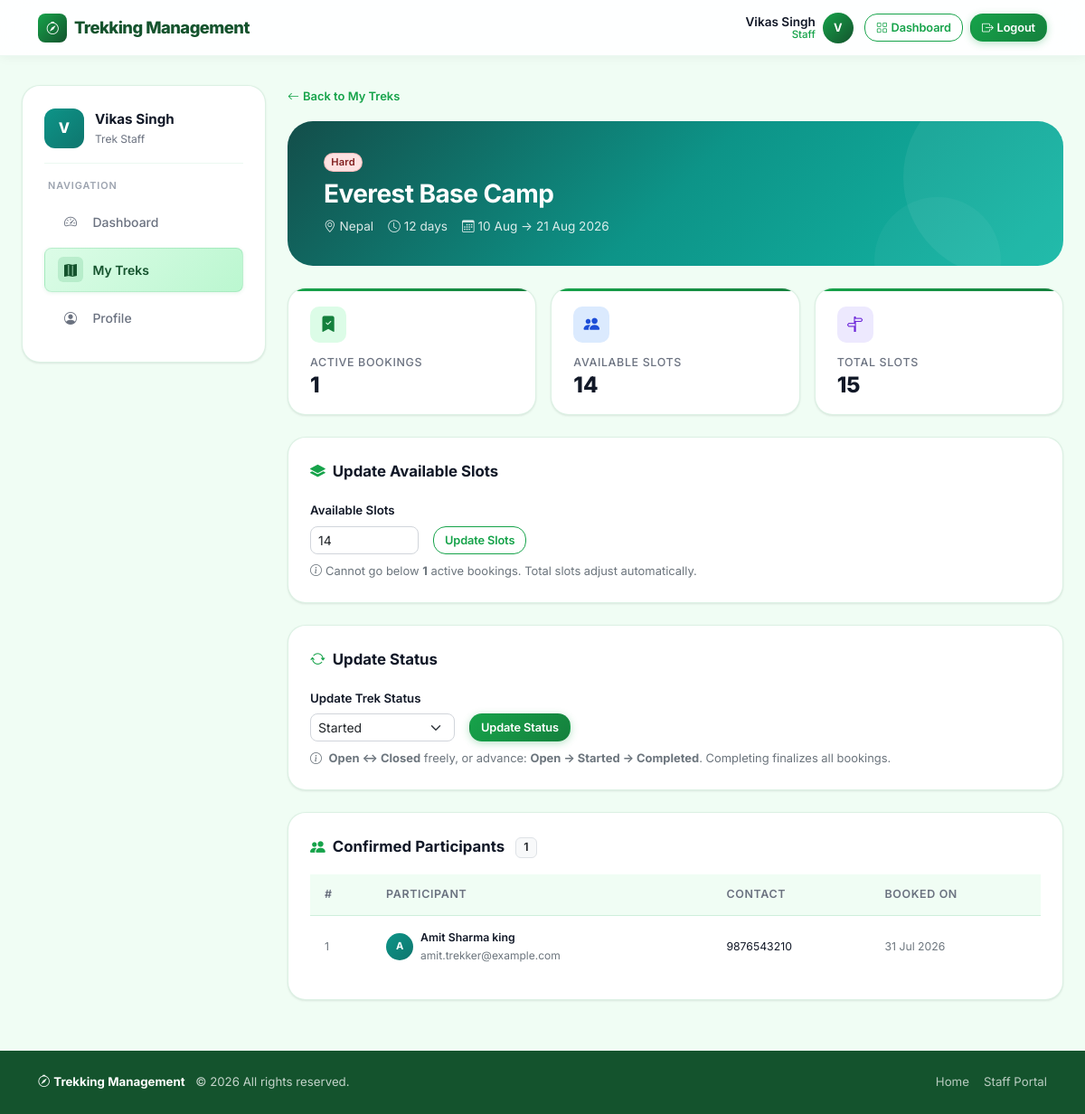
Before: /staff/treks/2 (signed in) with the older database file.
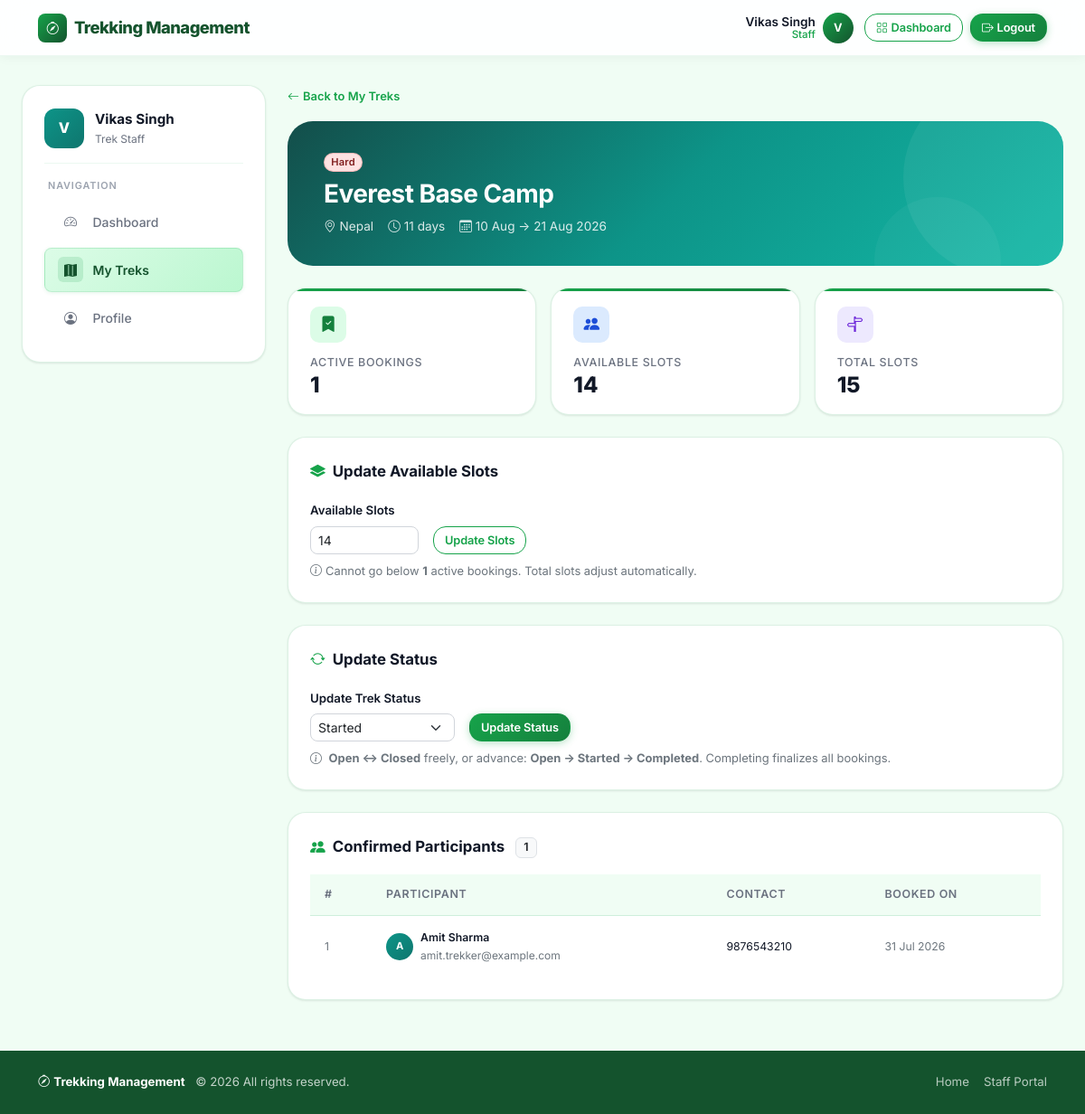
After: the same page with the newer database file.
### trekking_app/models.py (models this page shows, shortened)
class Trek(db.Model):
    __tablename__ = "treks"
    id = db.Column(db.Integer, primary_key=True)
    name = db.Column(db.String(150), nullable=False)
    location = db.Column(db.String(150), nullable=False)
    difficulty = db.Column(db.String(20), nullable=False)
    duration_days = db.Column(db.Integer, nullable=False)
    total_slots = db.Column(db.Integer, nullable=False)
    status = db.Column(db.String(20), nullable=False, default="closed")
    start_date = db.Column(db.Date, nullable=False)
    end_date = db.Column(db.Date, nullable=False)
    description = db.Column(db.Text, nullable=True)
    assigned_staff_id = db.Column(db.Integer, db.ForeignKey("users.id"), nullable=True)
    is_archived = db.Column(db.Boolean, nullable=False, default=False)
    created_at = db.Column(db.DateTime, nullable=False, default=datetime.utcnow)
    updated_at = db.Column(
        db.DateTime,
        nullable=False,
        default=datetime.utcnow,
        onupdate=datetime.utcnow,
    )
    assigned_staff = db.relationship(
        "User",
        back_populates="assigned_treks",
        foreign_keys=[assigned_staff_id],
        lazy="joined",
    )
    bookings = db.relationship("Booking", back_populates="trek", lazy="selectin")
    @property
    def active_booking_count(self):
        return sum(1 for booking in self.bookings if booking.status == "booked")
    @property
    def available_slots(self):
        return max(self.total_slots - self.active_booking_count, 0)

class Booking(db.Model):
    __tablename__ = "bookings"
    __table_args__ = (
        UniqueConstraint("user_id", "trek_id", name="uq_booking_user_trek"),
    )
    id = db.Column(db.Integer, primary_key=True)
    user_id = db.Column(db.Integer, db.ForeignKey("users.id"), nullable=False)
    trek_id = db.Column(db.Integer, db.ForeignKey("treks.id"), nullable=False)
    booking_date = db.Column(db.Date, nullable=False, default=date.today)
    status = db.Column(db.String(20), nullable=False, default="booked")
    created_at = db.Column(db.DateTime, nullable=False, default=datetime.utcnow)
    updated_at = db.Column(
        db.DateTime,
        nullable=False,
        default=datetime.utcnow,
        onupdate=datetime.utcnow,
    )
    user = db.relationship("User", back_populates="bookings", lazy="joined")
    trek = db.relationship("Trek", back_populates="bookings", lazy="joined")

class User(UserMixin, db.Model):
    __tablename__ = "users"
    id = db.Column(db.Integer, primary_key=True)
    full_name = db.Column(db.String(120), nullable=False)
    email = db.Column(db.String(255), unique=True, nullable=False, index=True)
    phone = db.Column(db.String(20), nullable=False)
    password_hash = db.Column(db.String(255), nullable=False)
    role = db.Column(db.String(20), nullable=False, default="user")
    approval_status = db.Column(db.String(20), nullable=False, default="approved")
    is_account_active = db.Column(db.Boolean, nullable=False, default=True)
    is_blacklisted = db.Column(db.Boolean, nullable=False, default=False)
    created_at = db.Column(db.DateTime, nullable=False, default=datetime.utcnow)
    updated_at = db.Column(
        db.DateTime,
        nullable=False,
        default=datetime.utcnow,
        onupdate=datetime.utcnow,
    )
    assigned_treks = db.relationship(
        "Trek",
        back_populates="assigned_staff",
        foreign_keys="Trek.assigned_staff_id",
        lazy="selectin",
    )
    bookings = db.relationship("Booking", back_populates="user", lazy="selectin")
    @property
    def is_staff_member(self):
        return self.role == "staff"
    @property
    def is_approved(self):
        if self.is_staff_member:
            return self.approval_status == "approved"
        return True

### trekking_app/staff/routes.py (the view)
@staff_bp.route("/treks/<int:trek_id>")
@role_required("staff")
def trek_detail(trek_id):
    trek = get_staff_trek_or_404(trek_id)
    participants = (
        Booking.query.filter_by(trek_id=trek.id, status="booked")
        .order_by(Booking.booking_date.asc())
        .all()
    )
    all_bookings = (
        Booking.query.filter_by(trek_id=trek.id)
        .order_by(Booking.booking_date.asc())
        .all()
    )
    status_form = TrekStatusForm()
    allowed_statuses = get_allowed_statuses(trek.status)
    status_form.status.choices = [
        (s, s.capitalize()) for s in allowed_statuses
    ]
    status_form.status.data = trek.status
    slots_form = SlotsUpdateForm()
    slots_form.available_slots.data = trek.available_slots
    return render_template(
        "staff/trek_detail.html",
        current_section="treks",
        trek=trek,
        participants=participants,
        all_bookings=all_bookings,
        status_form=status_form,
        slots_form=slots_form,
    )

### trekking_app/staff/forms.py
class TrekStatusForm(FlaskForm):
    status = SelectField(
        "Update Trek Status",
        choices=[
            ("open", "Open"),
            ("closed", "Closed"),
            ("started", "Started"),
            ("completed", "Completed"),
        ],
        validators=[DataRequired()],
    )
    submit = SubmitField("Update Status")

class SlotsUpdateForm(FlaskForm):
    available_slots = IntegerField(
        "Available Slots",
        validators=[
            DataRequired(message="Please enter a valid number of slots."),
            NumberRange(min=0, message="Available slots cannot be negative."),
        ],
    )
    submit = SubmitField("Update Slots")

### trekking_app/__init__.py (called while the page is built)
@login_manager.user_loader
def load_user(user_id):
    return db.session.get(User, int(user_id))

### trekking_app/staff/routes.py (called while the page is built)
def get_staff_trek_or_404(trek_id):
    trek = db.get_or_404(Trek, trek_id)
    if trek.assigned_staff_id != current_user.id:
        abort(403)
    return trek

def get_allowed_statuses(current_status):
    return VALID_TRANSITIONS.get(current_status, [current_status])

### trekking_app/templates/staff/trek_detail.html (shortened to what the changed rows need)
{% extends "staff/layout.html" %}
{% block staff_content %}
<div class="page-header mb-4" style="background:linear-gradient(135deg,#134e4a 0%,#0d9488 50%,#14b8a6 100%);">
  <div style="position:relative;z-index:1;">
    <span class="badge diff-{{ trek.difficulty }} rounded-pill mb-2">{{ trek.difficulty|capitalize }}</span>
    <h2 class="h3 fw-bold mb-1" style="color:#fff;">{{ trek.name }}</h2>
    <div class="d-flex flex-wrap gap-3 mt-2" style="color:rgba(255,255,255,0.85);font-size:0.85rem;">
      <span><i class="bi bi-geo-alt me-1"></i>{{ trek.location }}</span>
      <span><i class="bi bi-clock me-1"></i>{{ trek.duration_days }} days</span>
      <span><i class="bi bi-calendar3 me-1"></i>{{ trek.start_date.strftime('%d %b') }} → {{ trek.end_date.strftime('%d %b %Y') }}</span>
    </div>
  </div>
</div>
{% if trek.status != 'completed' %}
<div class="dashboard-card p-4 mb-4">
  <div class="section-title"><i class="bi bi-layers-fill"></i> Update Available Slots</div>
  <form method="POST" action="{{ url_for('staff.update_trek_slots', trek_id=trek.id) }}" class="d-flex align-items-end gap-3 flex-wrap">
    <div>
      <label for="{{ slots_form.available_slots.id }}" class="form-label small fw-semibold">Available Slots</label>
      {{ slots_form.available_slots(class="form-control form-control-sm" + (" is-invalid" if slots_form.available_slots.errors else ""), style="width:120px") }}
    </div>
    {{ slots_form.submit(class="btn btn-outline-success btn-sm") }}
  </form>
  <p class="text-secondary small mt-2 mb-0">
    <i class="bi bi-info-circle me-1"></i>Cannot go below <strong>{{ trek.active_booking_count }}</strong> active bookings. Total slots adjust automatically.
  </p>
</div>
<div class="dashboard-card p-4 mb-4">
  <div class="section-title"><i class="bi bi-arrow-repeat"></i> Update Status</div>
  <form method="POST" action="{{ url_for('staff.update_trek_status', trek_id=trek.id) }}" class="d-flex align-items-end gap-3 flex-wrap">
    <div>
      <label for="{{ status_form.status.id }}" class="form-label small fw-semibold">{{ status_form.status.label.text }}</label>
      {{ status_form.status(class="form-select form-select-sm", style="min-width:160px") }}
    </div>
    {{ status_form.submit(class="btn btn-success btn-sm") }}
  </form>
  <p class="text-secondary small mt-2 mb-0">
    <i class="bi bi-info-circle me-1"></i>
    <strong>Open ↔ Closed</strong> freely, or advance: <strong>Open → Started → Completed</strong>. Completing finalizes all bookings.
  </p>
</div>
{% else %}
<div class="alert alert-success d-flex align-items-center gap-2 mb-4" style="border-radius:var(--radius-md);">
  <i class="bi bi-check-circle-fill fs-5"></i>
  This trek has been completed. All participant records are finalized.
</div>
{% endif %}
<div class="dashboard-card p-4 mb-4">
  {% if participants %}
    <div class="table-responsive">
      <table class="table mb-0">
        <thead><tr><th>#</th><th>Participant</th><th>Contact</th><th>Booked On</th></tr></thead>
        <tbody>
          {% for b in participants %}
          <tr>
            <td class="text-secondary small">{{ loop.index }}</td>
            <td>
              <div class="d-flex align-items-center gap-2">
                <div style="width:30px;height:30px;background:linear-gradient(135deg,#0d9488,#0f766e);border-radius:50%;display:flex;align-items:center;justify-content:center;color:#fff;font-weight:700;font-size:0.7rem;flex-shrink:0;">
                  {{ b.user.full_name[0].upper() }}
                </div>
                <div>
                  <div class="fw-semibold small">{{ b.user.full_name }}</div>
                  <div class="text-secondary" style="font-size:0.75rem;">{{ b.user.email }}</div>
                </div>
              </div>
            </td>
            <td class="small">{{ b.user.phone }}</td>
            <td class="small text-secondary">{{ b.booking_date.strftime('%d %b %Y') }}</td>
          </tr>
          {% endfor %}
        </tbody>
      </table>
    </div>
  {% else %}
    <div class="empty-state py-3">
      <p class="text-secondary small mb-0"><i class="bi bi-person-x me-1"></i>No confirmed participants yet.</p>
    </div>
  {% endif %}
</div>
{% endblock %}

Changed rows visible on the page:
changed Trek "Everest Base Camp": duration_days "12" → "11"
changed through a linked row, Booking "amit.trekker@example.com": user.full_name "Amit Sharma king" → "Amit Sharma"
